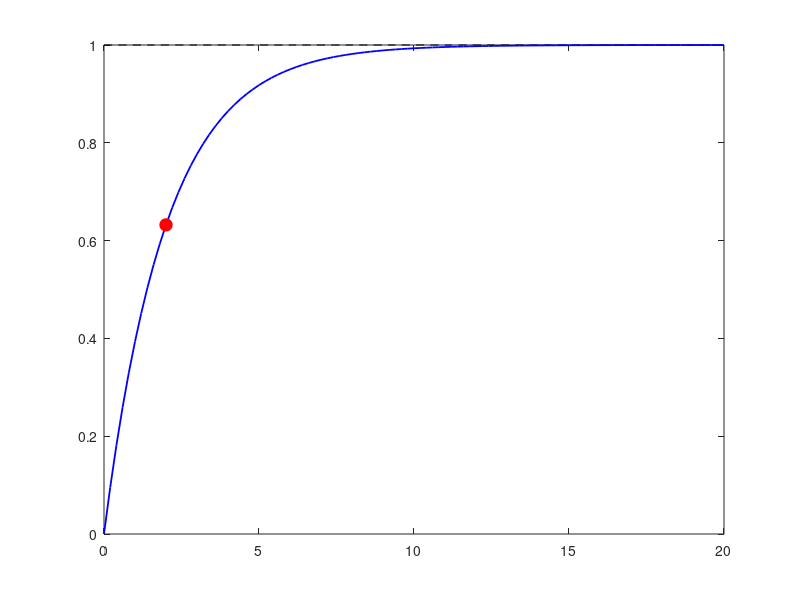

Here is the MATLAB script that generated this plot: (Note: this script raises an error after producing the figure.)
%% First-Order System Response
% *One pole, one time constant, no overshoot.*
%
% Ogata, _Modern Control Engineering_, Ch. 5.
%
% In this tutorial you will:
%
% * derive the $1/(Ts+1)$ step response and the 63.2% rule,
% * read the time constant $T$ off the initial slope, and
% * see the ramp and impulse responses of a first-order lag.
%
% Step through with *Ctrl+Enter*, or render a report with |publish|.
%
% A first-order system has the transfer function
%
% $\frac{Y(s)}{R(s)} = \frac{1}{Ts+1}$
%
% where $T$ is the system's *time constant*. Physically this is the
% same form derived for the RC circuit, the liquid-level tank, and the
% thermometer in |Mathematical Models/|.

%% Unit-Step Response Derivation
% With $R(s)=1/s$:
%
% $Y(s) = \frac{1}{Ts+1}\cdot\frac{1}{s} = \frac{1}{s} - \frac{T}{Ts+1}$
%
% Taking the inverse Laplace transform:
%
% $y(t) = 1 - e^{-t/T}, \quad t\ge 0$
%
% so $y(t)\to 1$ as $t\to\infty$ with no overshoot -- a first-order
% system's step response is always monotonic.
T = 2;
G = tf(1,[T 1]);

figure
[ys,ts] = step(G);
plot(ts, ones(size(ts)),'k--', ts, ys,'b','LineWidth',1.3)
hold on
plot(T, 1-exp(-1),'ro','MarkerSize',9,'MarkerFaceColor','r')
xline(T,'r:')
hold off
legend('Input step (before)','Output $y(t)$ (after)','$63.2\%$ at $t=T$', ...
    'Interpreter','latex','FontSize',11,'Location','southeast')
title('First-Order Step: Input vs. Output (time constant $T$)','Interpreter','latex','FontSize',15)
ylabel('amplitude','Interpreter','latex','FontSize',16)
set(get(gca, 'YLabel'), 'Rotation', 0)
xlabel('$t$','Interpreter','latex','FontSize',20)

%% The 63.2% Time-Constant Rule
% At $t=T$: $y(T) = 1-e^{-1}\approx 0.632$. At $t=2T$,
% $y(2T)=1-e^{-2}\approx 0.865$; at $t=3T$, $y(3T)=1-e^{-3}\approx
% 0.950$; at $t=4T$, $y(4T)\approx 0.982$. By convention the system is
% considered to have settled after about $4T$ (the 2% settling-time
% rule).
[y,t] = step(G);
y_at_T  = interp1(t,y,T);
y_at_2T = interp1(t,y,2*T);
y_at_3T = interp1(t,y,3*T);
y_at_4T = interp1(t,y,4*T);
fprintf('y(T)  = %.4f (expect ~0.632)\n', y_at_T)
fprintf('y(2T) = %.4f (expect ~0.865)\n', y_at_2T)
fprintf('y(3T) = %.4f (expect ~0.950)\n', y_at_3T)
fprintf('y(4T) = %.4f (expect ~0.982)\n', y_at_4T)

%% Slope at the Origin
% Differentiating $y(t)=1-e^{-t/T}$ gives $\dot{y}(0)=1/T$: the
% tangent line drawn at $t=0$ reaches the final value $y=1$ exactly at
% $t=T$, a graphical method for reading $T$ off an experimental step
% response.
tangent = t/T;
figure
hold on
plot(t,y)
plot(t,tangent,'--')
ylim([0 1.2])
hold off
legend('$y(t)$','Tangent at $t=0$','Interpreter','latex','FontSize',14,'Location','southeast')
title('Graphical Time-Constant Estimation','Interpreter','latex','FontSize',20)
ylabel('$y(t)$','Interpreter','latex','FontSize',20)
set(get(gca, 'YLabel'), 'Rotation', 0)
xlabel('$t$','Interpreter','latex','FontSize',20)

%% Unit-Ramp and Unit-Impulse Response
% For a unit ramp input, $Y(s) = \frac{1}{s^2(Ts+1)}$, giving
% $y(t) = t - T + Te^{-t/T}$; the steady-state error to a ramp is a
% constant lag of $T$ seconds. For a unit impulse,
% $y(t) = \frac{1}{T}e^{-t/T}$ -- a decaying exponential starting at
% $1/T$.
figure
subplot(2,1,1)
t2 = 0:0.01:10;
y_ramp = t2 - T + T*exp(-t2/T);
plot(t2,y_ramp)
title('First-Order Ramp Response','Interpreter','latex','FontSize',16)
ylabel('$y(t)$','Interpreter','latex','FontSize',16)
set(get(gca, 'YLabel'), 'Rotation', 0)

subplot(2,1,2)
impulse(G)
title('First-Order Impulse Response','Interpreter','latex','FontSize',16)
ylabel('$y(t)$','Interpreter','latex','FontSize',16)
set(get(gca, 'YLabel'), 'Rotation', 0)
xlabel('$t$','Interpreter','latex','FontSize',16)

%% Try it yourself
% * Change the time constant |T| from 2 to 0.5 and notice every marker
%   (63%, tangent, settling) rescale in time while the final value stays 1.
% * Read |T| off the plot as the time where the tangent at the origin hits 1.
